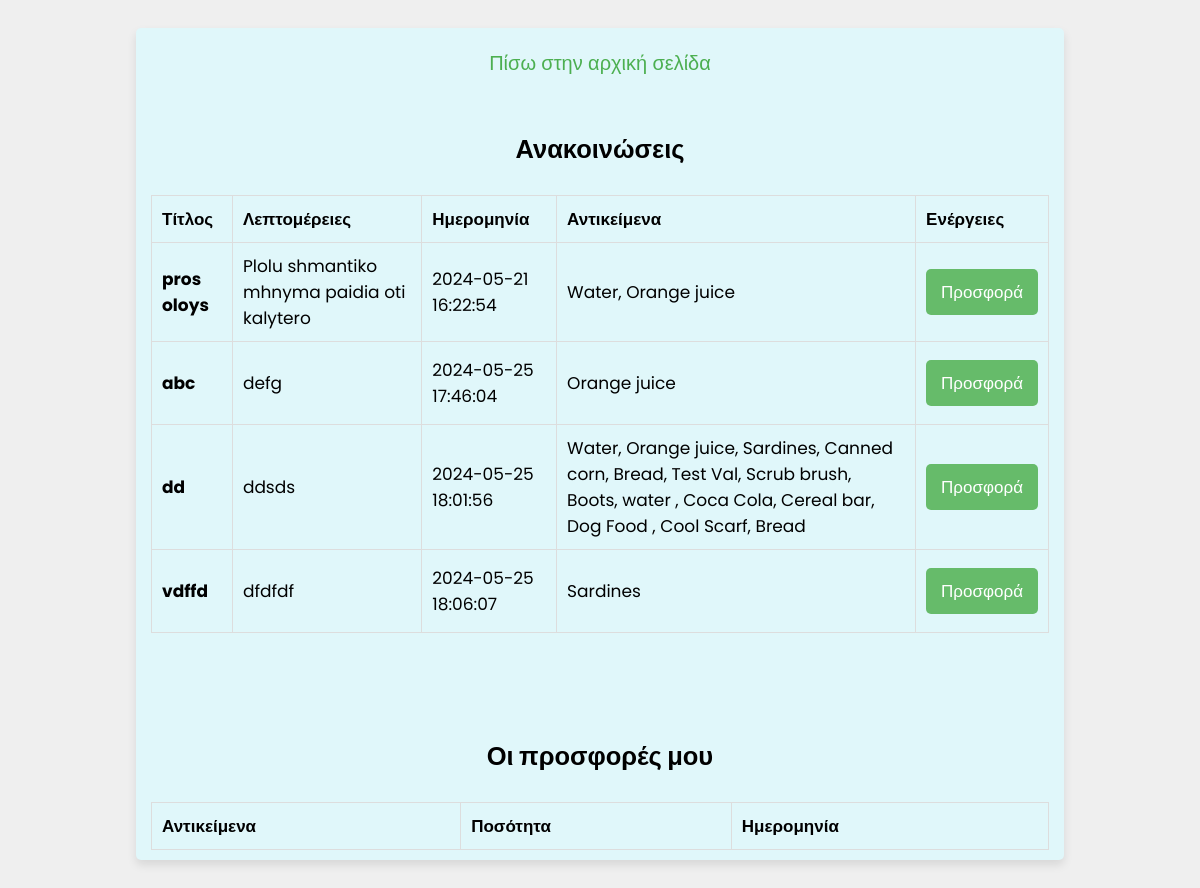
The page /civilian_announcements.php (signed in) on the database its author committed.
### tables this page shows
CREATE TABLE `announcements` (
  `id` int(255) NOT NULL,
  `title` varchar(255) NOT NULL,
  `details` text NOT NULL,
  `date` datetime NOT NULL,
  `item_ids` varchar(255) NOT NULL
);

### civilian_announcements.php (the view, shortened to what this page needs)
<?php
@include 'config.php';
?>
<!DOCTYPE html>
<html lang="el">
<head>
    <link rel="stylesheet" href="css/style.css">
</head>
<body>
    <div class="form-container">
    <form id="initialize_form" action="" method="post">
    <p><a href="civilian_page.php">Πίσω στην αρχική σελίδα</a></p>
    <br><br>
        <h2>Ανακοινώσεις</h2><br>
        <table class="table" id="announcementsTable">
            <thead>
                <tr>
                    <th scope="col">Τίτλος</th>
                    <th scope="col">Λεπτομέρειες</th>
                    <th scope="col">Ημερομηνία</th>
                    <th scope="col">Αντικείμενα</th>
                    <th scope="col">Ενέργειες</th>
                </tr>
            </thead>
            <tbody>
                <?php
                $stmt = $conn->prepare("SELECT id, title, details, date, item_ids FROM announcements");
                $stmt->execute();
                $result = $stmt->get_result();
                if ($result->num_rows > 0) {
                    while ($row = $result->fetch_assoc()) {
                        $announcement_id = $row['id'];
                        $item_ids = explode(',', $row['item_ids']);
                        $item_names = [];
                        foreach ($item_ids as $item_id) {
                            $item_stmt = $conn->prepare("SELECT name FROM items WHERE id = ?");
                            $item_stmt->bind_param("i", $item_id);
                            $item_stmt->execute();
                            $item_result = $item_stmt->get_result();
                            if ($item_row = $item_result->fetch_assoc()) {
                                $item_names[] = $item_row['name'];
                            }
                        }
                        $item_names_str = implode(', ', $item_names);
                        echo '<tr>
                            <th scope="row">' . htmlspecialchars($row['title']) . '</th>
                            <td>' . htmlspecialchars($row['details']) . '</td>
                            <td>' . htmlspecialchars($row['date']) . '</td>
                            <td>' . htmlspecialchars($item_names_str) . '</td>
                            <td>
                                <button class="update-btn form-btn"><a href="add_offer_or_request.php?is_a=offer&announcement_id=' . $announcement_id . '">Προσφορά</a></button>
                            </td>
                        </tr>';
                    }
                } else {
                    echo "<tr><td colspan='5'>Δεν βρέθηκαν ανακοινώσεις</td></tr>";
                }
                ?>
            </tbody>
        </table>
        <br><br>
        <form id="initialize_form" action="" method="post">
            <br><br>
            <h2>Οι προσφορές μου</h2><br>
            <table class="table" id="offersTable">
                <thead>
                    <tr>
                        <th scope="col">Αντικείμενα</th>
                        <th scope="col">Ποσότητα</th>
                        <th scope="col">Ημερομηνία</th>
                    </tr>
                </thead>
            </table>
        </form>
    </div>
</body>
</html>

### css/style.css (style rules this page uses)
html { scroll-behavior: smooth; }
* { font-family: 'Poppins', sans-serif; margin:0; padding:0; box-sizing: border-box; outline: none; border:none; text-decoration: none; }
.form-container { min-height: 100vh; display: flex; align-items: center; justify-content: center; padding: 20px; padding-bottom: 60px; background: #efefef; }
.form-container form { padding: 20px; border-radius: 5px; box-shadow: 0 5px 10px rgba(0, 0, 0, .1); background: #FFF; text-align: center; max-width: 80%; }
.form-container form { width: 100%; padding: 10px 15px; font-size: 17px; margin: 8px 0; background: #E0F7FA; border-radius: 5px; }
.form-container form .form-btn { background: #66BB6A; color: #FFF; text-transform: capitalize; font-size: 20px; cursor: pointer; }
.form-container form p { margin-top: 10px; font-size: 20px; color: #333; }
.form-container form p a { color: #4CAF50; }
table { width: 100%; border-collapse: collapse; }
th, td { padding: 10px; border: 1px solid #ddd; text-align: left; }
.form-container form button.form-btn { width: fit-content; padding: 10px 15px; font-size: 17px; margin: 8px 0; background: #66BB6A; color: #FFF; border-radius: 5px; }
button { width: fit-content; padding: 8px 12px; margin: 8px 0; background: #66BB6A; color: #FFF; border-radius: 5px; }
.update-btn, .delete-btn { background: #66BB6A; color: #FFF; border: none; padding: 8px 12px; cursor: pointer; border-radius: 5px; }
.update-btn a, .delete-btn a { color: #FFF; text-decoration: none; }

### rows shown on the page
announcements: title "pros oloys", details "Plolu shmantiko mhnyma paidia oti kalytero", date "2024-05-21 16:22:54", item_names_str "Water, Orange juice"
announcements: title "abc", details "defg", date "2024-05-25 17:46:04", item_names_str "Orange juice"
announcements: title "dd", details "ddsds", date "2024-05-25 18:01:56", item_names_str "Water, Orange juice, Sardines, Canned corn, Bread, Test Val, Scrub brush, Boots, water , Coca Cola, Cereal bar, Dog Food , Cool Scarf, Bread"
announcements: title "vdffd", details "dfdfdf", date "2024-05-25 18:06:07", item_names_str "Sardines"
